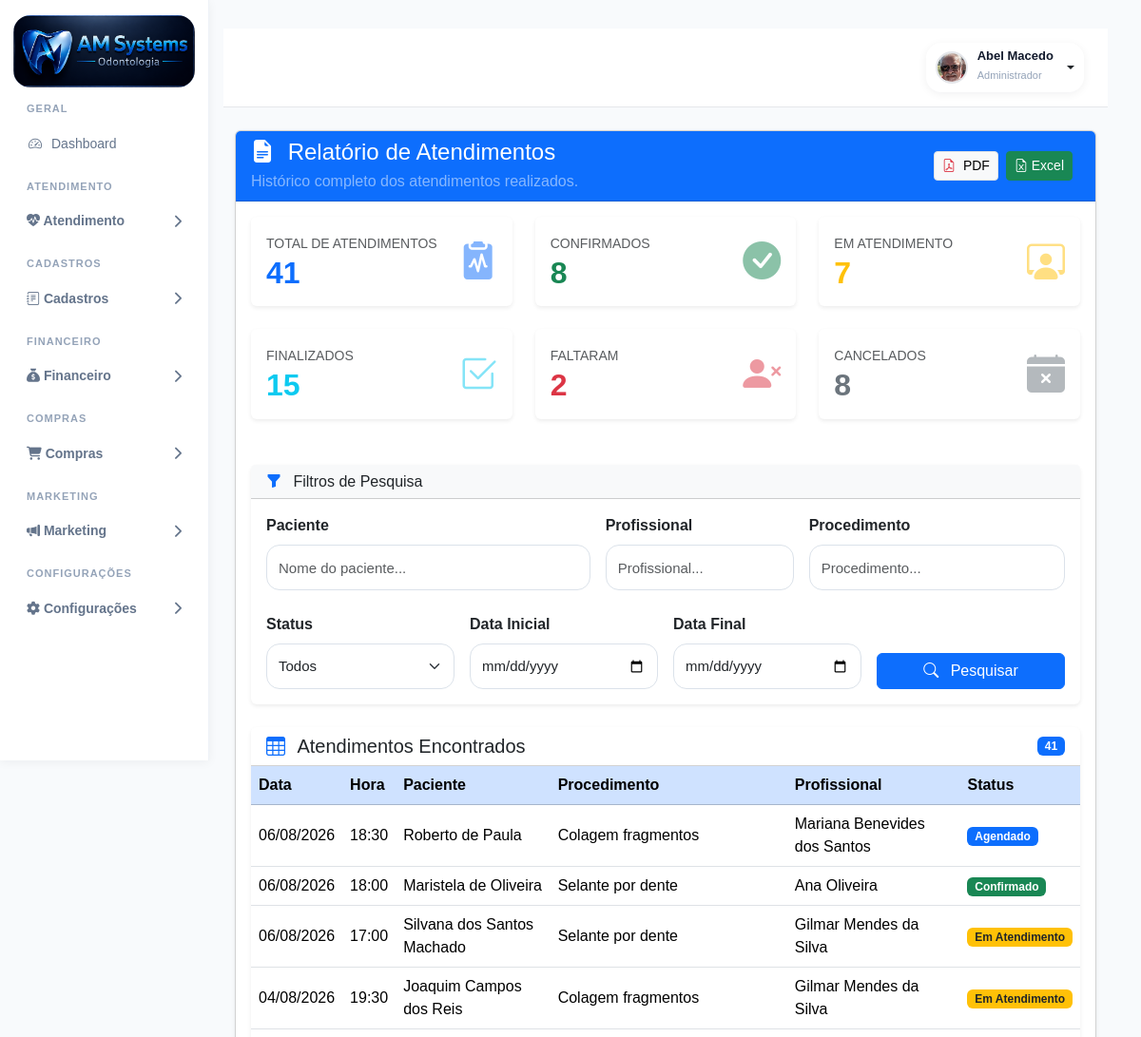
/relatorios/atendimentos/ (signed in, upper part), run on an earlier commit of the app's database.
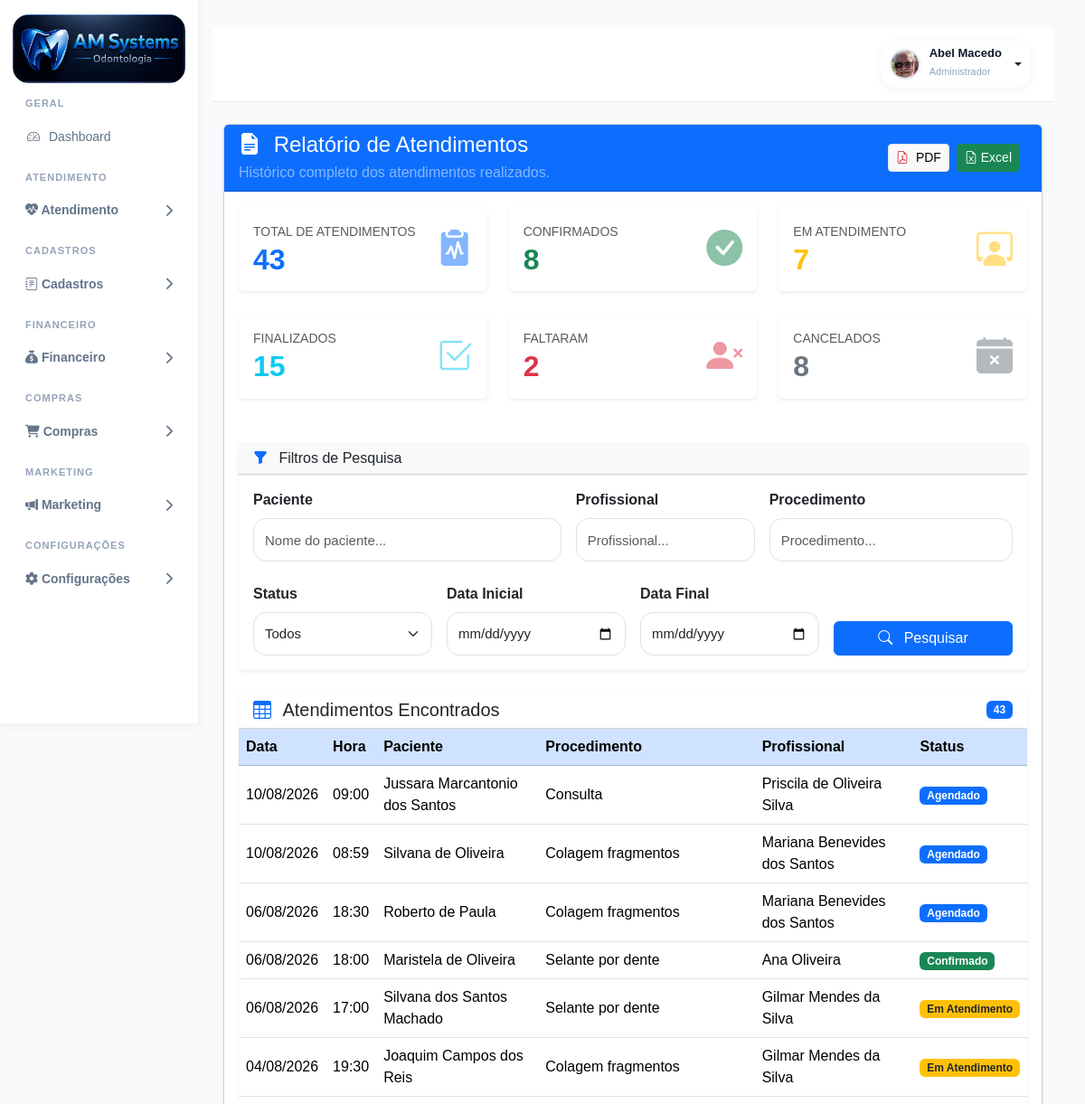
And on a later commit of the database.
### agenda/models.py (models this page shows, shortened)
class Agendamento(models.Model):
    STATUS_CHOICES = [
        ("agendado", "Agendado"),
        ("confirmado", "Confirmado"),
        ("atendimento", "Em Atendimento"),
        ("finalizado", "Finalizado"),
        ("faltou", "Faltou"),
        ("cancelado", "Cancelado"),
    ]
    paciente = models.ForeignKey(
        Paciente,
        on_delete=models.CASCADE,
        related_name="agendamentos",
    )
    profissional = models.ForeignKey(
        Profissional,
        on_delete=models.PROTECT,
        related_name="agendamentos",
    )
    procedimento = models.ForeignKey(
        Procedimento,
        on_delete=models.SET_NULL,
        null=True,
        blank=True,
    )
    data = models.DateField()
    hora_inicio = models.TimeField()
    duracao = models.PositiveIntegerField(
        default=60,
        help_text="Duração em minutos",
    )
    observacoes = models.TextField(
        blank=True,
    )
    status = models.CharField(
        max_length=20,
        choices=STATUS_CHOICES,
        default="agendado",
    )
    criado_em = models.DateTimeField(
        auto_now_add=True,
    )
    atualizado_em = models.DateTimeField(
        auto_now=True,
    )
    class Meta:
        ordering = [
            "data",
            "hora_inicio",
        ]
        verbose_name = "Agendamento"
        verbose_name_plural = "Agendamentos"

class Profissional(models.Model):
    usuario = models.OneToOneField(
        User,
        on_delete=models.SET_NULL,
        null=True,
        blank=True,
        related_name="profissional",
    )
    nome = models.CharField(
        max_length=200
    )
    especialidade = models.CharField(
        max_length=100,
        blank=True,
    )
    telefone = models.CharField(
        max_length=20,
        blank=True,
    )
    email = models.EmailField(
        blank=True,
    )
    cor_agenda = models.CharField(
        max_length=20,
        default="#2563eb",
    )
    ativo = models.BooleanField(
        default=True,
    )
    criado_em = models.DateTimeField(
        auto_now_add=True,
    )
    class Meta:
        ordering = ["nome"]
        verbose_name = "Profissional"
        verbose_name_plural = "Profissionais"

### accounts/models.py (models this page shows, shortened)
class Paciente(models.Model):
    foto = models.ImageField(
        upload_to='pacientes/',
        blank=True,
        null=True
    )
    nome = models.CharField(
        max_length=200
    )
    cpf = models.CharField(
        max_length=14,
        blank=True,
        null=True
    )
    rg = models.CharField(
        max_length=20,
        blank=True,
        null=True
    )
    nascimento = models.DateField(
        blank=True,
        null=True
    )
    genero = models.CharField(
        max_length=20,
        blank=True,
        null=True
    )
    estado_civil = models.CharField(
        max_length=30,
        blank=True,
        null=True
    )
    profissao = models.CharField(
        max_length=100,
        blank=True,
        null=True
    )
    telefone = models.CharField(
        "Telefone",
        max_length=20,
        blank=True,
        null=True,
    )
    whatsapp = models.CharField(
        "WhatsApp",
        max_length=20,
        blank=True,
        null=True,
    )
    email = models.EmailField(
        "E-mail",
        blank=True,
        null=True,
    )
    cep = models.CharField(
        "CEP",
        max_length=10,
        blank=True,
        null=True,
    )
    endereco = models.CharField(
        "Endereço",
        max_length=255,
        blank=True,
        null=True,
    )
    numero = models.CharField(
        "Número",
        max_length=20,
        blank=True,
        null=True,
    )
    complemento = models.CharField(
        "Complemento",
        max_length=100,
        blank=True,
        null=True,
    )
    bairro = models.CharField(
        "Bairro",
        max_length=100,
        blank=True,
        null=True,
    )
    cidade = models.CharField(
        "Cidade",
        max_length=100,
        blank=True,
        null=True,
        db_index=True,
    )
    estado = models.CharField(
        "UF",
        max_length=2,
        blank=True,
        null=True,
    )
    convenio = models.CharField(
        "Convênio",
        max_length=100,
        blank=True,
        null=True,
    )
    carteirinha = models.CharField(
        "Carteirinha",
        max_length=100,
        blank=True,
        null=True,
    )
    alergias = models.TextField(
        "Alergias",
        blank=True,
        null=True,
    )
    medicamentos = models.TextField(
        "Medicamentos em uso",
        blank=True,
        null=True,
    )
    observacoes = models.TextField(
        "Observações",
        blank=True,
        null=True,
    )
    responsavel = models.CharField(
        "Responsável",
        max_length=200,
        blank=True,
        null=True,
    )
    cpf_responsavel = models.CharField(
        "CPF do Responsável",
        max_length=14,
        blank=True,
        null=True,
    )
    telefone_responsavel = models.CharField(
        "Telefone do Responsável",
        max_length=20,
        blank=True,
        null=True,
    )
    dentista = models.ForeignKey(
        User,
        verbose_name="Dentista Responsável",
        on_delete=models.SET_NULL,
        null=True,
        blank=True,
        related_name="pacientes_responsavel",
    )
    ativo = models.BooleanField(
        default=True,
    )
    criado_em = models.DateTimeField(
        auto_now_add=True,
    )
    atualizado_em = models.DateTimeField(
        auto_now=True,
    )

class Procedimento(models.Model):
    CATEGORIAS = [
        ('diagnostico', 'Diagnóstico'),
        ('dentistica', 'Dentística'),
        ('endodontia', 'Endodontia'),
        ('periodontia', 'Periodontia'),
        ('cirurgia', 'Cirurgia'),
        ('protese', 'Prótese'),
        ('implantodontia', 'Implantodontia'),
        ('ortodontia', 'Ortodontia'),
        ('geral', 'Geral')
    ]
    TIPOS = [
        ('dente', 'Por Dente'),
        ('hemiarcada', 'Hemi-Arcada'),
        ('geral', 'Geral'),
        ('cirurgia', 'Cirurgia')
    ]
    POSICOES = [
        ('coroa', 'Coroa'),
        ('raiz', 'Raiz'),
        ('oclusal', 'Oclusal'),
        ('vestibular', 'Vestibular'),
        ('lingual', 'Lingual'),
        ('centro', 'Centro')
    ]
    STATUS = [
        ('realizar', 'A Realizar'),
        ('andamento', 'Em Andamento'),
        ('realizado', 'Realizado'),
        ('cancelado', 'Cancelado'),
        ('reavaliar', 'Reavaliar')
    ]
    nome = models.CharField(
        max_length=255
    )
    categoria = models.CharField(
        max_length=100,
        choices=CATEGORIAS,
        default='geral'
    )
    tipo = models.CharField(
        max_length=50,
        choices=TIPOS,
        default='dente'
    )
    status = models.CharField(
        max_length=30,
        choices=STATUS,
        default='realizar'
    )
    icone = models.CharField(
        max_length=100,
        blank=True,
        null=True
    )
    arquivo_icone = models.CharField(
        max_length=255,
        blank=True,
        null=True
    )
    posicao_icone = models.CharField(
        max_length=30,
        choices=POSICOES,
        default='centro'
    )
    valor_particular = models.DecimalField(
        max_digits=10,
        decimal_places=2,
        default=0
    )
    valor_convenio = models.DecimalField(
        max_digits=10,
        decimal_places=2,
        default=0
    )
    tempo_estimado = models.IntegerField(
        default=60,
        help_text='Tempo em minutos'
    )
    custo_clinico = models.DecimalField(
        max_digits=10,
        decimal_places=2,
        default=0
    )
    ativo = models.BooleanField(
        default=True
    )
    ordem = models.IntegerField(
        default=0
    )
    criado_em = models.DateTimeField(
        auto_now_add=True
    )
    class Meta:
        ordering = ['categoria', 'ordem', 'nome']
        verbose_name = 'Procedimento'
        verbose_name_plural = 'Procedimentos'

### accounts/views.py (the view)
@login_required
def relatorio_atendimentos(request):
    context = obter_dados_atendimentos(request)
    context.update({
        "config": ConfiguracaoClinica.objects.first(),
        "titulo_relatorio": "RELATÓRIO DE ATENDIMENTOS",
        "data_emissao": timezone.localtime(),
    })
    return render(
        request,
        "accounts/relatorios/atendimentos.html",
        context,
    )

### accounts/templates/accounts/relatorios/atendimentos.html (shortened to what the changed rows need)
{% extends 'accounts/base.html' %}
{% load static %}
{% block content %}
<div class="container-fluid mt-4">
    <div class="card shadow-sm">
        <div class="card-body">
            <div class="row g-4 mb-5">
                <div class="col-xl-4 col-md-6">
                    <div class="card border-0 shadow-sm h-100">
                        <div class="card-body d-flex justify-content-between align-items-center">
                            <div>
                                <small class="text-muted text-uppercase">
                                    Total de Atendimentos
                                </small>
                                <h2 class="fw-bold text-primary mb-0">
                                    {{ total_atendimentos }}
                                </h2>
                            </div>
                        </div>
                    </div>
                </div>
                <div class="col-xl-4 col-md-6">
                    <div class="card border-0 shadow-sm h-100">
                        <div class="card-body d-flex justify-content-between align-items-center">
                            <div>
                                <h2 class="fw-bold text-success mb-0">
                                    {{ total_confirmados }}
                                </h2>
                            </div>
                        </div>
                    </div>
                </div>
                <div class="col-xl-4 col-md-6">
                    <div class="card border-0 shadow-sm h-100">
                        <div class="card-body d-flex justify-content-between align-items-center">
                            <div>
                                <h2 class="fw-bold text-warning mb-0">
                                    {{ total_atendimento }}
                                </h2>
                            </div>
                        </div>
                    </div>
                </div>
                <div class="col-xl-4 col-md-6">
                    <div class="card border-0 shadow-sm h-100">
                        <div class="card-body d-flex justify-content-between align-items-center">
                            <div>
                                <h2 class="fw-bold text-info mb-0">
                                    {{ total_finalizados }}
                                </h2>
                            </div>
                        </div>
                    </div>
                </div>
                <div class="col-xl-4 col-md-6">
                    <div class="card border-0 shadow-sm h-100">
                        <div class="card-body d-flex justify-content-between align-items-center">
                            <div>
                                <h2 class="fw-bold text-danger mb-0">
                                    {{ total_faltou }}
                                </h2>
                            </div>
                        </div>
                    </div>
                </div>
                <div class="col-xl-4 col-md-6">
                    <div class="card border-0 shadow-sm h-100">
                        <div class="card-body d-flex justify-content-between align-items-center">
                            <div>
                                <h2 class="fw-bold text-secondary mb-0">
                                    {{ total_cancelados }}
                                </h2>
                            </div>
                        </div>
                    </div>
                </div>
            </div>
            <div class="card border-0 shadow-sm">
                <div class="card-header bg-white d-flex justify-content-between align-items-center">
                    <h5 class="mb-0">
                        <i class="bi bi-table text-primary me-2"></i>
                        Atendimentos Encontrados
                    </h5>
                    <span class="badge bg-primary">
                        {{ total_atendimentos }}
                    </span>
                </div>
                <div class="table-responsive">
                    <table class="table table-hover align-middle mb-0">
                        <thead class="table-primary">
                            <tr>
                                <th>Data</th>
                                <th>Hora</th>
                                <th>Paciente</th>
                                <th>Procedimento</th>
                                <th>Profissional</th>
                                <th>Status</th>
                            </tr>
                        </thead>
                        <tbody>
                            {% for atendimento in atendimentos %}
                            <tr>
                                <td>
                                    {{ atendimento.data|date:"d/m/Y" }}
                                </td>
                                <td>
                                    {{ atendimento.hora_inicio|time:"H:i" }}
                                </td>
                                <td>
                                    {{ atendimento.paciente.nome }}
                                </td>
                                <td>
                                    {% if atendimento.procedimento %}
                                    {{ atendimento.procedimento.nome }}
                                    {% else %}
                                    —
                                    {% endif %}
                                </td>
                                <td>
                                    {{ atendimento.profissional.nome }}
                                </td>
                                <td>
                                    {% if atendimento.status == "agendado" %}
                                    <span class="badge bg-primary">
                                        Agendado
                                    </span>
                                    {% elif atendimento.status == "confirmado" %}
                                    <span class="badge bg-success">
                                        Confirmado
                                    </span>
                                    {% elif atendimento.status == "atendimento" %}
                                    <span class="badge bg-warning text-dark">
                                        Em Atendimento
                                    </span>
                                    {% elif atendimento.status == "finalizado" %}
                                    <span class="badge bg-info">
                                        Finalizado
                                    </span>
                                    {% elif atendimento.status == "faltou" %}
                                    <span class="badge bg-danger">
                                        Faltou
                                    </span>
                                    {% else %}
                                    <span class="badge bg-secondary">
                                        Cancelado
                                    </span>
                                    {% endif %}
                                </td>
                            </tr>
                            {% empty %}
                            <tr>
                                <td colspan="6" class="text-center py-4">
                                    Nenhum atendimento encontrado.
                                </td>
                            </tr>
                            {% endfor %}
                        </tbody>
                    </table>
                </div>
            </div>
        </div>
    </div>
</div>
{% endblock %}

What changed in the data, as far as the page shows it:
added Agendamento: data "10/08/2026", hora_inicio "09:00", paciente.nome "Jussara Marcantonio dos Santos", procedimento.nome "Consulta", profissional.nome "Priscila de Oliveira Silva", status "Agendado"
added Agendamento: data "10/08/2026", hora_inicio "08:59", paciente.nome "Silvana de Oliveira", procedimento.nome "Colagem fragmentos", profissional.nome "Mariana Benevides dos Santos", status "Agendado"
Also different on the page:
{{ total_atendimentos }}: "41" → "43"
